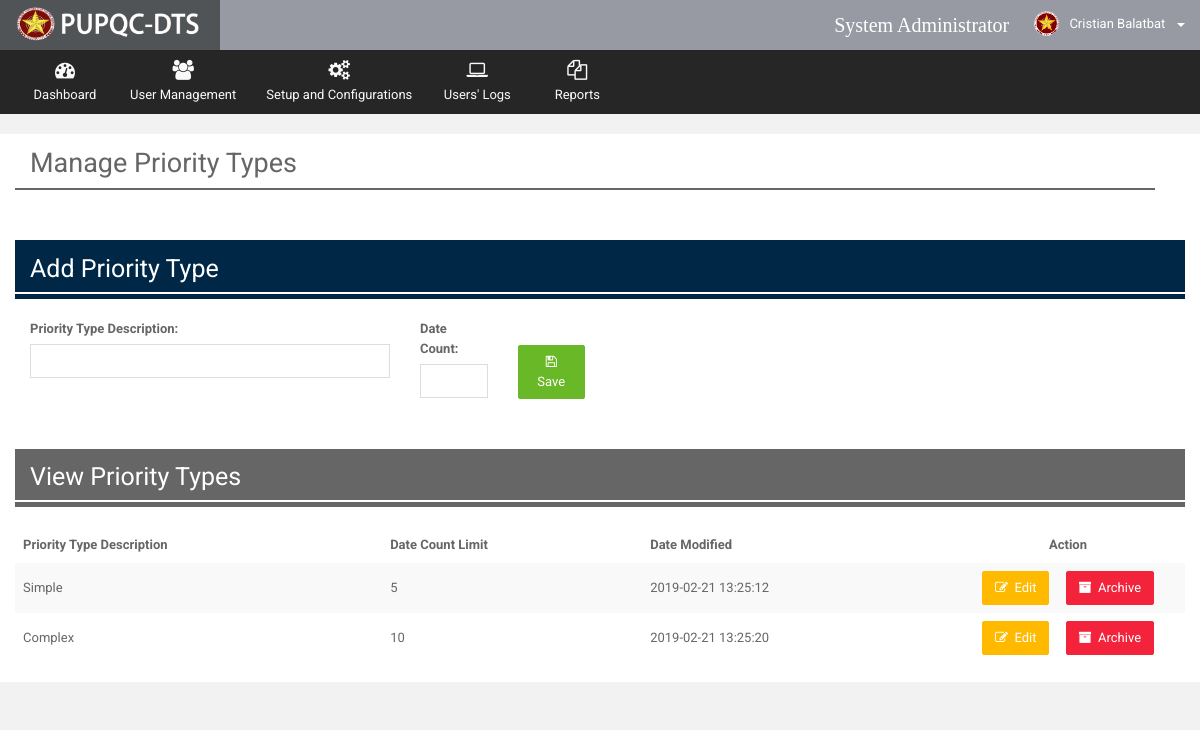
Screenshot of /Web/Admin/views/manage_priority_type.php (signed in) with the database file from the repository.
### tables this page shows
CREATE TABLE `t_accounts` (
  `acc_ID` int(10) NOT NULL,
  `acc_empID` int(10) NOT NULL,
  `acc_username` varchar(100) NOT NULL,
  `acc_password` varchar(100) NOT NULL,
  `acc_email` varchar(255) DEFAULT NULL,
  `acc_user_role` int(10) NOT NULL,
  `acc_active_flag` varchar(20) NOT NULL DEFAULT 'Active',
  `acc_timestamp` datetime NOT NULL DEFAULT CURRENT_TIMESTAMP,
  `acc_mod_date` datetime NOT NULL DEFAULT CURRENT_TIMESTAMP
);

CREATE TABLE `t_employees` (
  `emp_ID` int(10) NOT NULL,
  `emp_lastname` varchar(100) NOT NULL,
  `emp_middlename` varchar(100) DEFAULT NULL,
  `emp_firstname` varchar(100) NOT NULL,
  `emp_office` int(10) NOT NULL,
  `emp_position` varchar(50) NOT NULL,
  `emp_picture` varchar(255) DEFAULT 'default.png',
  `emp_active_flag` bit(1) NOT NULL DEFAULT b'1',
  `emp_mod_date` datetime NOT NULL DEFAULT CURRENT_TIMESTAMP
);

CREATE TABLE `r_priority_type` (
  `priority_ID` int(10) NOT NULL,
  `priority_desc` varchar(50) NOT NULL,
  `priority_date_count` int(10) NOT NULL,
  `priority_stat` bit(1) NOT NULL DEFAULT b'1',
  `priority_timestamp` datetime NOT NULL DEFAULT CURRENT_TIMESTAMP
);

### Web/Admin/views/manage_priority_type.php (the view, shortened to what this page needs)
<?php
    include("../utilities/Header.php");
    include("../utilities/Notification.php");
    include("../utilities/navibar.php");
    include("../utilities/Tables.php");
?>
      <div class="wrapper row-offcanvas row-offcanvas-left">
       <div class="content">
          <section class="main-content">
             <div class="col-md-12">
                 <h2 style="margin-top: 15px">Manage Priority Types</h2>
                 <div class="row" style="padding:1px; background-color: #666666; margin-bottom: 50px; width: 100%"></div>
             </div>
            <div class="row" style="background-color: white">
              <div class="col-md-12" >
                <div class="box-info">
                       <div class="panel-heading" style="background-color: #002846; ">
                           <h4 style="color: white; font-size: 25px">Add Priority Type</h4>
                           <div class="row" style="padding:1px; background-color:white;"></div>
                       </div>
                       <br>
                       <form action="../functionalities/insert_func.php" method="POST">
                         <div class="col-md-4">
                             <label><b>Priority Type Description:</b></label>
                             <input type="text" class="form-control" name="prio_desc" required/>
                         </div>
                         <div class="col-md-1">
                             <label><b>Date Count:</b></label>
                             <input type="number" class="form-control" name="prio_date_count" min="1" max="100" required/>
                         </div>
                         <div class="col-md-1">
                             <button class="btn btn-success" type="submit" name="add_prior_type" style="margin-top: 26px"><i class="fa fa-save"></i> Save</button>
                         </div>
                       </form>
                  </div>
                </div>
              </div>
             <div class="row" style="background-color: white">
               <div class="col-md-12" style="margin-top: 50px;">
                 <div class="box-info" >
                       <div class="panel-heading" style="background-color: #666666; ">
                         <h4 style="color: white; font-size: 25px">View Priority Types</h4>
                         <div class="row" style="padding:1px; background-color:white;"></div>
                       </div>
                       <br>
                       <div class="adv-table">
                         <table id="datatables" class="table table-striped table-no-border">
                           <thead>
                           <tr>
                               <th>Priority Type Description</th>
                               <th>Date Count Limit</th>
                               <th>Date Modified</th>
                               <th style="text-align: center">Action</th>
                           </tr>
                           </thead>
                           <tbody>
                           <?php
                               $view_query = mysqli_query($connection,"SELECT * FROM `r_priority_type` WHERE priority_stat = 1");
                               while($row = mysqli_fetch_assoc($view_query))
                               {
                                   $ID = $row["priority_ID"];
                                   $priotype_name = $row["priority_desc"];
                                   $priotype_dc = $row["priority_date_count"];
                                   $priotype_datestamp = $row["priority_timestamp"];
                           ?>
                               <tr class="gradeX">
                                   <td width=""><?php echo $priotype_name ?></td>
                                   <td width=""><?php echo $priotype_dc ?></td>
                                   <td width=""><?php echo $priotype_datestamp; ?></td>
                                   <td width="20%">
                                     <center>
                                       <a data-toggle="modal" href="#edit<?php echo $ID?>" class="btn btn-round btn-warning">
                                         <i class="fa fa-edit"></i>&nbsp;
                                         Edit
                                       </a>
                                       <a data-toggle="modal" href="#archive<?php echo $ID?>" class="btn btn-round btn-danger">
                                         <i class="fa fa-archive"></i>&nbsp;
                                         Archive
                                       </a>
                                     </center>
                                   </td>
                               </tr>
                           <?php } ?>
                           </tbody>
                         </table>
                       </div>
                 </div>
               </div>
             </div>
          </section>
       </div>
      </div>
   </body>
</html>

### Web/Admin/utilities/Notification.php (shortened to what this page needs)
<body class="page-header-fixed page-sidebar-fixed page-layout-full-width" style="background-color: #f2f2f2">
  <div >
    <div class="page-wrapper" >
      <header class="header">
        <div class="logo">
          <a data-toggle="modal" href="#about_us" class="logo-text">
            <img src="../../../resources-web/images/dtslogo.png" style="width:100%; margin: 1%;" alt="">
          </a>
        </div>
        <nav role="navigation" class="navbar navbar-static-top">
          <div class="navbar-right">
            <ul class="nav navbar-nav">
              <li>
                <p style="font-size: 20px; color: white; margin-top: 10px; font-family: agency fb">
                  System Administrator&nbsp;&nbsp;
                </p>
              </li>
              <li class="dropdown dropdown-user menu-user">
                <a href="#" data-toggle="dropdown" class="dropdown-toggle">
                   <?php
                        $userID = $_SESSION['UserID'];
                        $view_query = mysqli_query($connection,"SELECT * FROM `t_accounts` AS ACC
                                                                INNER JOIN `r_user_role` AS USR
                                                                INNER JOIN `t_employees` AS EMP
                                                                INNER JOIN `r_office` AS OFF
                                                                ON  ACC.acc_user_role = USR.usr_ID
                                                                and EMP.emp_office = OFF.office_ID
                                                                and ACC.acc_empID = EMP.emp_ID
                                                                WHERE ACC.acc_ID = '$userID'
                                                                ");
                        while($row = mysqli_fetch_assoc($view_query))
                        {
                            $emp_lname = $row["emp_lastname"];
                            $emp_fname = $row["emp_firstname"];
                            $compname = $emp_fname.' '.$emp_lname;
                        }
                   ?>
                  <img src="../../../resources-web/images/PUPlogo.png" alt="User Image" class="img-circle"/>
                  <span class="hidden-xs">
                     <?php echo $compname; ?>
                  </span>&nbsp;
                  <b class="caret"></b>
                </a>
                  </li>
                </ul>
          </div>
        </nav>
      </header>

### resources-web/assets/css/themes/default.css (style rules this page uses)
.page-wrapper { float: left; width: 100%; position: relative; }
.wrapper { width: 100%; min-height: 100%; float: left; }
.wrapper:before, .wrapper:after { content: " "; display: table; }
.wrapper:after { clear: both; }
.header { position: absolute; top: 0; left: 0; right: 0; z-index: 999; }
.content, .page-sidebar { min-height: 100%; display: block; }
.content { background-color: #262123; margin-left: 220px; }
.main-content { float: left; width: 100%; padding: 20px 15px; background-color: #f2f2f2; }
body .header { position: relative; max-height: 100px; }
body .header .navbar { height: 50px; margin-bottom: 0; margin-left: 220px; background-color: #858893d4; -webkit-box-shadow: 0 1px 1px rgba(0, 0, 0, 0.05); box-shadow: 0 1px 1px rgba(0, 0, 0, 0.05); }
body .header .navbar .navbar-right ul.navbar-nav > li { height: 50px; }
body .header .navbar .navbar-right ul.navbar-nav > li.dropdown-user img { margin-top: -3px; margin-right: 7px; height: 25px; }
body .header .navbar .nav a { padding-top: 14px; padding-bottom: 14px; }
body .header .logo { font-family: 'Squada One'; float: left; font-size: 30px; text-align: left; padding: 0 15px; width: 220px; height: 50px; display: block; background-color: #393235; -webkit-box-shadow: 0 1px 1px rgba(0, 0, 0, 0.05); box-shadow: 0 1px 1px rgba(0, 0, 0, 0.05); }
body .header .logo a.logo-text { color: #ffba00; -webkit-text-shadow: 3px 3px 3px rgba(0, 0, 0, 0.1); text-shadow: 3px 3px 3px rgba(0, 0, 0, 0.1); -webkit-transition: all 0.2s ease-out; -o-transition: all 0.2s ease-out; transition: all 0.2s ease-out; }
.page-header-fixed .header { position: fixed; }
.page-header-fixed .page-wrapper { margin-top: 50px; }
.page-layout-full-width .page-wrapper .header .logo { background-color: #515456; }
.page-layout-full-width .page-wrapper .header .logo a.logo-text { color: #68b828; }
.page-layout-full-width .page-wrapper .wrapper .content { margin: 0; }

### rows the page displays
t_accounts: acc_empID.emp_lastname "Cristian Balatbat"
r_priority_type: priority_desc "Simple", priority_date_count "5", priority_timestamp "2019-02-21 13:25:12"
r_priority_type: priority_desc "Complex", priority_date_count "10", priority_timestamp "2019-02-21 13:25:20"
